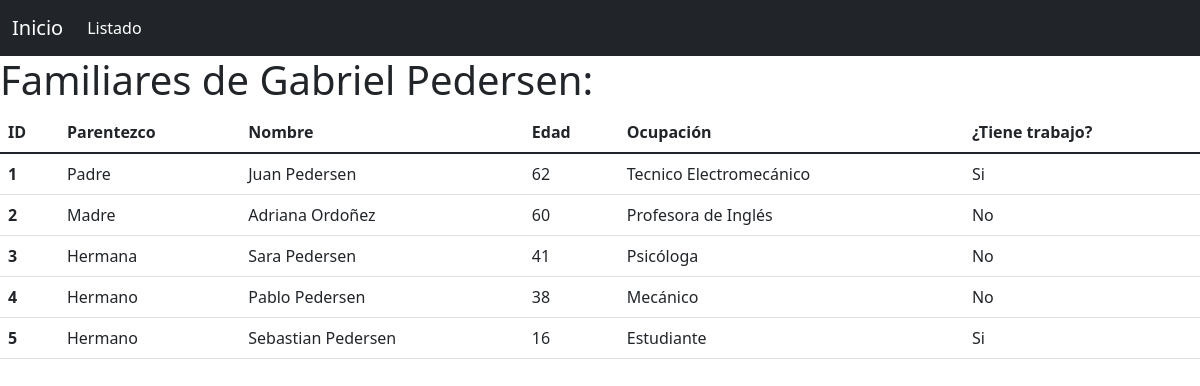
Page /listadoMiembros/ on the committed database.
### miembros/models.py (models this page shows)
class Members(models.Model):
    familiarType = models.CharField(max_length=50)
    name = models.CharField(max_length=50)
    age = models.IntegerField()
    occupation = models.CharField(max_length=50)
    isEmployed = models.BooleanField()

### miembros/views.py (the view)
# urls.py: path('listadoMiembros/', listadoMiembros),
def listadoMiembros(request):
    all_members = Members.objects.all()
    context = {
        'members':all_members,
    }
    return render(request, 'listadoMiembros.html', context=context)

### templates/listadoMiembros.html (shortened to what this page needs)
<!DOCTYPE html>
<html lang="en">
<head>
    <link href="https://cdn.jsdelivr.net/npm/bootstrap@5.1.3/dist/css/bootstrap.min.css" rel="stylesheet">
</head>
<body>
    <header>
      <nav class="navbar navbar-expand-lg navbar-dark bg-dark">
        <div class="container-fluid">
          <a class="navbar-brand" href="/">Inicio</a>
          <div class="collapse navbar-collapse" id="navbarSupportedContent">
            <ul class="navbar-nav me-auto mb-2 mb-lg-0">
              <li class="nav-item">
                <a class="nav-link active" aria-current="page" href="">Listado</a>
              </li>
            </ul>
          </div>
        </div>
      </nav>
    </header>
  <h1> Familiares de Gabriel Pedersen:</h1>
  <table class="table">
    <thead>
      <tr>
        <th scope="col">ID</th>
        <th scope="col">Parentezco</th>
        <th scope="col">Nombre</th>
        <th scope="col">Edad</th>
        <th scope="col">Ocupación</th>
        <th scope="col">¿Tiene trabajo?</th>
      </tr>
    </thead>
    <tbody>
      {% for member in members %}
      <tr>
        <th scope="row"> {{member.id}}</th>
        <td> {{member.familiarType}}</td>
        <td> {{member.name}}</td>
        <td> {{member.age}}</td>
        <td> {{member.occupation}}</td>
        {% if member.isEmployed %}
        <td> No</td>
        {% else %}
        <td> Si</td>
        {% endif %}
      </tr>
      {% endfor %}
    </tbody>
  </table>
</body>
</html>

### rows in the picture
Members: id "1", familiarType "Padre", name "Juan Pedersen", age "62", occupation "Tecnico Electromecánico", isEmployed "Si"
Members: id "2", familiarType "Madre", name "Adriana Ordoñez", age "60", occupation "Profesora de Inglés", isEmployed "No"
Members: id "3", familiarType "Hermana", name "Sara Pedersen", age "41", occupation "Psicóloga", isEmployed "No"
Members: id "4", familiarType "Hermano", name "Pablo Pedersen", age "38", occupation "Mecánico", isEmployed "No"
Members: id "5", familiarType "Hermano", name "Sebastian Pedersen", age "16", occupation "Estudiante", isEmployed "Si"
